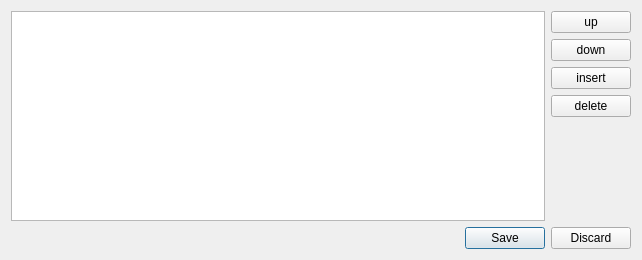
<ui version="4.0" >
 <class>defectsEditor</class>
 <widget class="QDialog" name="defectsEditor" >
  <property name="geometry" >
   <rect>
    <x>0</x>
    <y>0</y>
    <width>642</width>
    <height>260</height>
   </rect>
  </property>
  <property name="windowTitle" >
   <string>Dialog</string>
  </property>
  <layout class="QVBoxLayout" name="verticalLayout" >
   <item>
    <layout class="QHBoxLayout" name="horizontalLayout" >
     <item>
      <widget class="QTableView" name="tableView" />
     </item>
     <item>
      <layout class="QVBoxLayout" name="verticalLayout_3" >
       <item>
        <widget class="QPushButton" name="upButton" >
         <property name="text" >
          <string>up</string>
         </property>
        </widget>
       </item>
       <item>
        <widget class="QPushButton" name="downButton" >
         <property name="text" >
          <string>down</string>
         </property>
        </widget>
       </item>
       <item>
        <widget class="QPushButton" name="insertButton" >
         <property name="text" >
          <string>insert</string>
         </property>
        </widget>
       </item>
       <item>
        <widget class="QPushButton" name="deleteButton" >
         <property name="text" >
          <string>delete</string>
         </property>
        </widget>
       </item>
       <item>
        <spacer name="verticalSpacer" >
         <property name="orientation" >
          <enum>Qt::Vertical</enum>
         </property>
         <property name="sizeHint" stdset="0" >
          <size>
           <width>20</width>
           <height>40</height>
          </size>
         </property>
        </spacer>
       </item>
      </layout>
     </item>
    </layout>
   </item>
   <item>
    <widget class="QDialogButtonBox" name="buttonBox" >
     <property name="orientation" >
      <enum>Qt::Horizontal</enum>
     </property>
     <property name="standardButtons" >
      <set>QDialogButtonBox::Discard|QDialogButtonBox::Save</set>
     </property>
    </widget>
   </item>
  </layout>
 </widget>
 <tabstops>
  <tabstop>buttonBox</tabstop>
  <tabstop>tableView</tabstop>
  <tabstop>upButton</tabstop>
  <tabstop>downButton</tabstop>
  <tabstop>insertButton</tabstop>
  <tabstop>deleteButton</tabstop>
 </tabstops>
 <resources/>
 <connections>
  <connection>
   <sender>buttonBox</sender>
   <signal>accepted()</signal>
   <receiver>defectsEditor</receiver>
   <slot>accept()</slot>
   <hints>
    <hint type="sourcelabel" >
     <x>248</x>
     <y>254</y>
    </hint>
    <hint type="destinationlabel" >
     <x>157</x>
     <y>274</y>
    </hint>
   </hints>
  </connection>
  <connection>
   <sender>buttonBox</sender>
   <signal>rejected()</signal>
   <receiver>defectsEditor</receiver>
   <slot>reject()</slot>
   <hints>
    <hint type="sourcelabel" >
     <x>316</x>
     <y>260</y>
    </hint>
    <hint type="destinationlabel" >
     <x>286</x>
     <y>274</y>
    </hint>
   </hints>
  </connection>
 </connections>
</ui>
